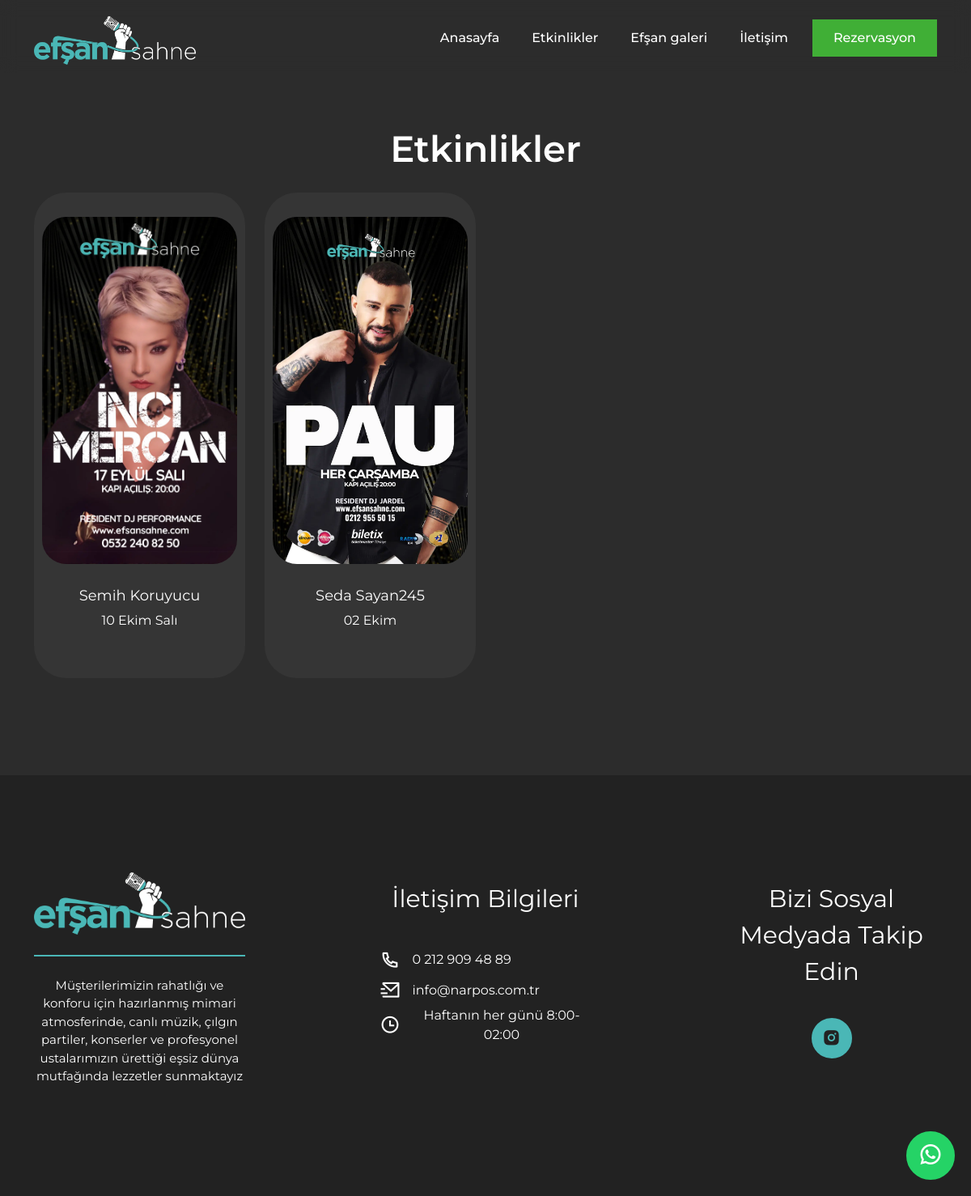
Screenshot of /etkinlikler.php with the database file from the repository.
### tables this page shows
CREATE TABLE `etkinlikler` (
  `id` int(11) NOT NULL,
  `anasayfa_resim` varchar(255) NOT NULL,
  `etkinlik_resim` varchar(255) NOT NULL,
  `baslik` varchar(255) NOT NULL,
  `aciklama` text NOT NULL,
  `tarih` varchar(255) NOT NULL,
  `sira` int(11) NOT NULL,
  `durum` int(11) NOT NULL
);

CREATE TABLE `ayar` (
  `ayar_id` int(11) NOT NULL,
  `ayar_wptel` varchar(255) NOT NULL,
  `ayar_wptell` varchar(255) NOT NULL,
  `ayar_tel` varchar(255) NOT NULL,
  `ayar_tell` varchar(255) NOT NULL,
  `ayar_gsm` varchar(255) NOT NULL,
  `ayar_mail` varchar(255) NOT NULL,
  `ayar_ins` varchar(255) NOT NULL,
  `ayar_face` varchar(1000) NOT NULL,
  `ayar_youtube` varchar(1000) NOT NULL,
  `ayar_twitter` varchar(1000) NOT NULL,
  `ayar_linkedin` varchar(1000) NOT NULL,
  `ayar_adres` text NOT NULL,
  `ayar_title` varchar(255) NOT NULL,
  `ayar_description` varchar(255) NOT NULL,
  `ayar_keywords` varchar(255) NOT NULL,
  `ayar_logo` text NOT NULL,
  `ayar_googlemaps` text NOT NULL,
  `ayar_googlesearch` text NOT NULL,
  `ayar_googleanalytics` text NOT NULL,
  `ayar_site` varchar(255) NOT NULL,
  `ozel_js` longtext NOT NULL,
  `iletisim_resim` varchar(255) NOT NULL
);

### etkinlikler.php (the view, shortened to what this page needs)
<?php include 'headerust.php'; ?>
<?php include 'headeralt.php'; ?>
    <section id="reservationpage">
        <div class="container">
            <div class="sechead">Etkinlikler</div>
            <div class="row">
                <?php
                $etkinlikler = $db->query('select * from etkinlikler order by sira asc ');
                foreach ($etkinlikler as $etkinlik) {
                    ?>
                    <div class="col-md-3">
                        <div class="etkinlikcard">
                            <a class="etkinlikcardimg"
                               href="rezervasyon/inci-mercan-konseri-17-eylul-sali/kisisayisi.html"><img
                                        src="upload/etkinlik/<?php echo $etkinlik['etkinlik_resim']?>"class="img-fluid"
                                        alt=""></a>
                            <a href="rezervasyon/inci-mercan-konseri-17-eylul-sali/kisisayisi.html"
                               class="etkinlikcardtitle"><?php echo $etkinlik['baslik']?></a>
                            <div class="etkinlikcarddate"><?php echo $etkinlik['tarih']?></div>
                        </div>
                    </div>
                <?php }
                ?>
            </div>
        </div>
    </section>
<?php include 'footer.php'; ?>

### footer.php (shortened to what this page needs)
<section id="footer">
    <model-viewer style="opacity: 0;" disable-zoom src="dist/assests/model/model_efsan.glb"
                  tone-mapping="aces" disable-pan disable-tap shadow-intensity="0" auto-rotate rotation-per-second=".4rad"
                  camera-orbit="-279.7deg 91.15deg 299.6m" field-of-view="30deg">
    </model-viewer>
    <div class="container">
        <div class="row justify-content-between">
            <div class="col-md-3">
                <a href="index.html" class="footerlogo"><img class="img-fluid" src="dist/assests/img/logowhite.webp" alt=""></a>
                <p class="footertext">Müşterilerimizin rahatlığı ve konforu için hazırlanmış mimari atmosferinde, canlı müzik, çılgın
                    partiler, konserler ve profesyonel ustalarımızın ürettiği eşsiz dünya mutfağında lezzetler
                    sunmaktayız</p>
            </div>
            <div class="col-md-3">
                <div class="sechead">İletişim Bilgileri</div>
                <ul class="contactlist">
                    <li><i class="ri-phone-line"></i><a href="tel: <?php echo $ayar['ayar_tel']?>"> <?php echo $ayar['ayar_tel']?></a></li>
                    <li><i class="ri-mail-send-line"></i><a href="mailto: <?php echo $ayar['ayar_mail']?>"> <?php echo $ayar['ayar_mail']?></a></li>
                    <li><i class="ri-time-line"></i> <span>Haftanın her günü 8:00-02:00</span></li>
                </ul>
            </div>
            <div class="col-md-3">
                <div class="sechead">Bizi Sosyal Medyada Takip Edin</div>
                <ul class="socialmedia">
                    <li> <a href="<?php echo $ayar['ayar_ins']?>" title="instagram" target="_blank"><i class="ri-instagram-fill"></i></a></li>
                </ul>
            </div>
        </div>
    </div>
</section>
<a target="_blank" href="https://wa.me/+90<?php echo $ayar['ayar_wptel']?>" class="whatsappbtn"><i class="ri-whatsapp-line"></i></a>
</body>
</html>

### headerust.php (style rules this page uses)
:root { --poster-color: rgba(255, 255, 255, 0); }

### rows the page displays
etkinlikler: etkinlik_resim (picture), baslik "Semih Koruyucu", tarih "10 Ekim Salı"
etkinlikler: etkinlik_resim (picture), baslik "Seda Sayan245", tarih "02 Ekim"
ayar: ayar_tel "0 212 909 48 89", ayar_mail "info@narpos.com.tr"
